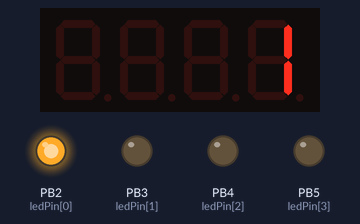
Simulated run of this sketch. Board: ATtiny85, built with avr-gcc and run on an emulated ATtiny85. On the bench: 4-digit seven-segment display, output pins drawn as LEDs (lit = HIGH). What the sketch prints to the serial monitor is not drawn.

Above: at 1.1 s.
At 5.1 s:
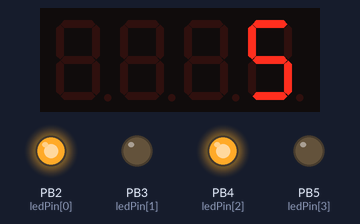
At 10.1 s:
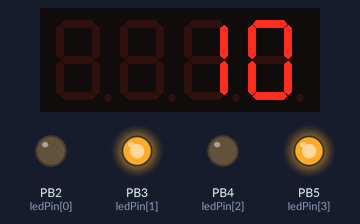
At 19.1 s:
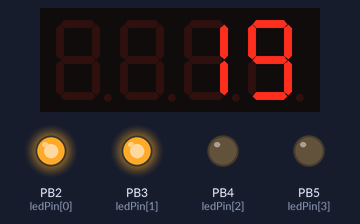
At 28.2 s:
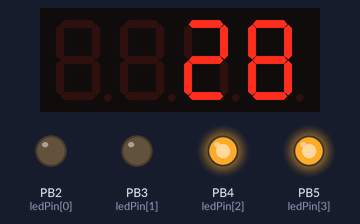
At 38.2 s:
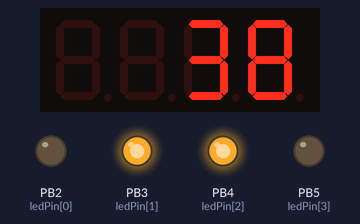
Timing chart, 0 to 40.0 s (numbered marks = the images above):
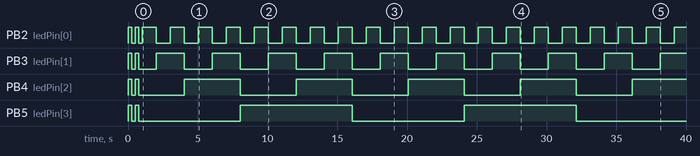

Measured:
- by itself, PB2 (ledPin[0]): goes HIGH 0.25 s, LOW 0.25 s, HIGH 0.25 s, LOW 0.25 s, 19 × (HIGH 1.0 s, LOW 1.0 s), then HIGH
- by itself, PB3 (ledPin[1]): goes HIGH 0.25 s, LOW 0.25 s, HIGH 0.25 s, LOW 1.3 s, 9 × (HIGH 2.0 s, LOW 2.0 s), then HIGH
- by itself, PB4 (ledPin[2]): goes HIGH 0.25 s, LOW 0.25 s, HIGH 0.25 s, LOW 3.3 s, 4 × (HIGH 4.0 s, LOW 4.0 s), then HIGH
- by itself, PB5 (ledPin[3]): LOW → HIGH at 0.01 s, → LOW 0.25 s later, → HIGH 0.25 s later, → LOW 0.25 s later, … (8 changes in this stretch)
- what the display in image 0 shows lasts 1.0 s, from 1.0 s to 2.0 s

The sketch:

BinaryCounter.ino
```cpp
// Default Instructions
// Enable one of these two #includes and comment out the other.
// Conditional #include doesn't work due to Arduino IDE shenanigans.
#include <Wire.h> // Enable this line if using Arduino Uno, Mega, etc.
//#include <TinyWireM.h> // Enable this line if using Adafruit Trinket, Gemma, etc.

#include "Adafruit_LEDBackpack.h"
#include "Adafruit_GFX.h"

Adafruit_7segment matrix = Adafruit_7segment();
int ledPin[] = {2,3,4,5,6,7,8,9}; //Array of led output pins (Pin 2 being the value 1)
int modePin = 13; //Input pin for mode switch
int btnPin = 12; //Input pin for pushbutton
int btnState = 0;
int prevBtn = 0;
byte counter = 0;
boolean manual = false;
boolean prevManual = false;
boolean mus = false;
unsigned long firstClick;
unsigned long lastClick;

void setup()
{
  for (int i =0;i<8;i++) //Sets all led pins to outputs
  {
    pinMode(ledPin[i], OUTPUT);
  }
  pinMode(modePin, INPUT);
  pinMode(btnPin, INPUT);
 // #ifndef __AVR_ATtiny85__
  Serial.begin(9600);
  Serial.println("7 Segment Backpack Test");
//#endif
  matrix.begin(0x70);

  manual = digitalRead(modePin);
  prevManual = !manual;

  btnState = digitalRead(btnPin);
  prevBtn = !btnState;
  lastClick = millis();
}

void loop()
{
  manual = digitalRead(modePin);
  btnState = digitalRead(btnPin);

  if(manual != prevManual) { //If the mods switch changes position
    mus = false; //exit museum mode
    Serial.println("Mus is false");
    Serial.println("Switch from " + prevManual);
    counter = 0; //reset the counter
    prevManual = manual;

    flashOn(); //start reset sequence
    delay(250);
    flashOff();
    delay(250);
    flashOn();
    delay(250);
    flashOff();
    delay(250);
  }

  if(mus){ //If in museum mode
    if (btnState == HIGH) {
      counter++;
      increment(counter);
      delay(350);
      lastClick = millis();
      }
    else if ((millis() - lastClick) > 10000) {
//If 10 seconds has passed since last button press
      Serial.println("Mus auto mode");
      counter++;
      increment(counter);
      delay(1000);
    }
  }
  else if(!manual) { //If in automatic mode

    if(btnState != prevBtn){
      if(btnState == HIGH){
        firstClick = millis();
      }
      prevBtn = btnState;
    }
    else{
      if(btnState == HIGH){
        if((millis() - firstClick) > 5000){
          mus = true;
          Serial.println("Mus is true");
        }
      }
    }

    counter++;
    increment(counter);
    delay(1000);
  }
  else { //In manual mode
    if(btnState == HIGH) {
      counter++;
      increment(counter);
      delay(350); //Delay to prevent button bouncing
    }
  }
}
void increment(byte i) { //Method to increment 7 segment display and leds
  matrix.println(i, DEC);
  matrix.writeDisplay();
  displayBinary(i);
}
void flashOn() { //A method used in reset sequence
  matrix.println(255, DEC);
  matrix.writeDisplay();
  displayBinary(255);
}
void flashOff() { //A method used in reset sequence
  matrix.println(0, DEC);
  matrix.writeDisplay();
  displayBinary(0);
}
void displayBinary(byte numToShow) //Method used to update the leds
{
  for (int i =0;i<8;i++)
  {
    if (bitRead(numToShow, i)==1)
    {
      digitalWrite(ledPin[i], HIGH);
    }
    else
    {
      digitalWrite(ledPin[i], LOW);
    }
  }

}
```
